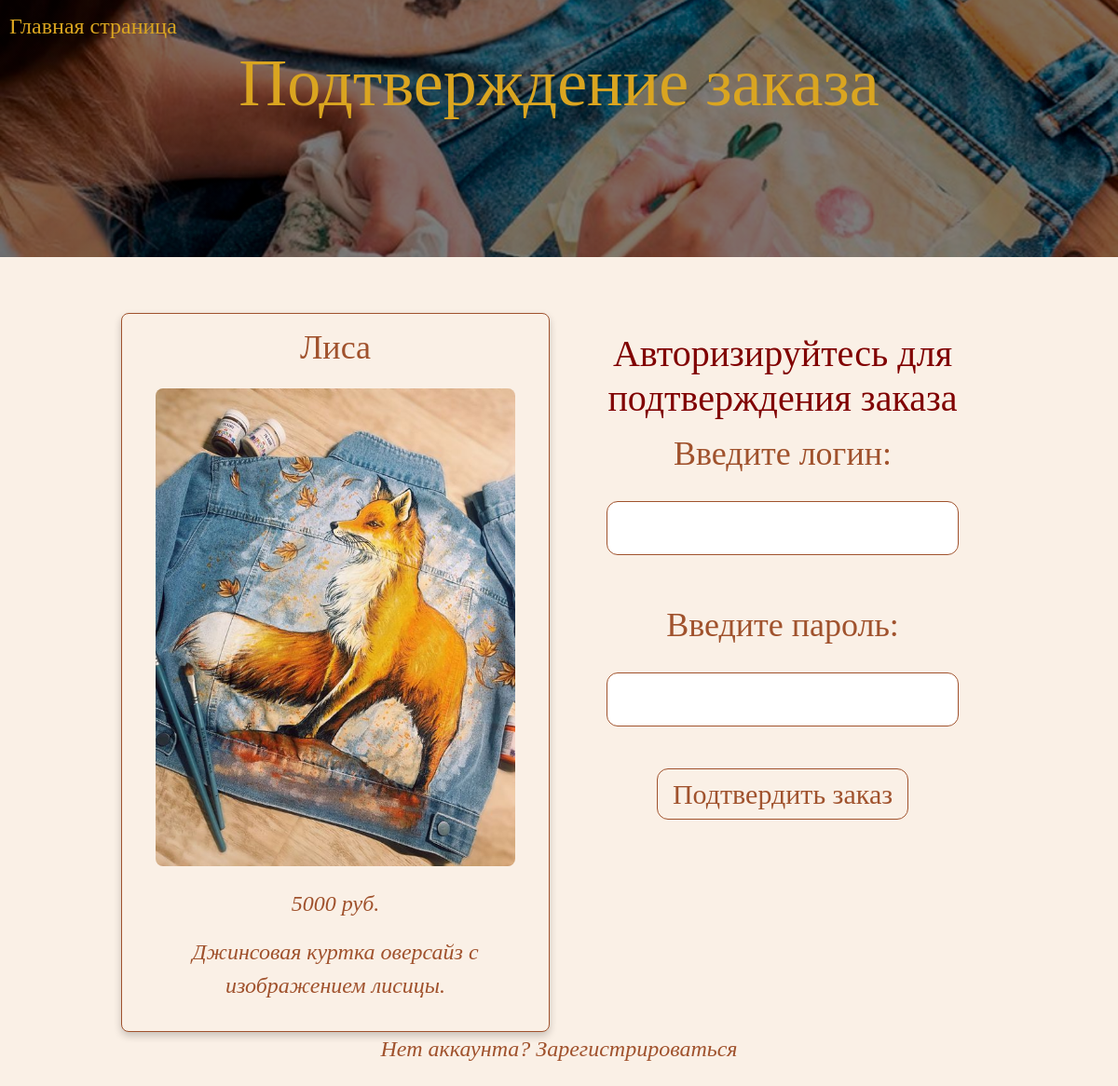
The page /cart/5/ on the database its author committed.
### sunclothes/models.py (models this page shows, shortened)
class Products(models.Model):
    name_category = (
        ("jackets", "Куртки"),
        ("jeans", "Джинсы"),
        ("tshirts", "Футболки"),
        ("hoodies", "Худи"),
        ("shoes", "Кроссовки и кеды")
    )
    name = models.CharField(max_length=20)
    category = models.CharField(max_length=7, choices=name_category, default='tshirts')
    description = models.TextField()
    price = models.IntegerField()
    image_product = models.ImageField(upload_to='images_product/')

### sunclothes/views.py (the view)
# urls.py: path('cart/<int:pk>/', cart_info, name='cart_info'),
def cart_info(request, pk):
    cloth = Products.objects.get(pk=pk)
    users = [i.username for i in Users.objects.all()]
    context = {
        'namepage': 'details',
        'title': 'Подтверждение заказа',
        'cloth': cloth
    }
    if request.method == 'POST':
        form = UserAuthenticationForm(request.POST)
        if form.is_valid():
            username = form.cleaned_data['username']
            password = form.cleaned_data['password']
            if username in users:
                find_user = Users.objects.get(username=username)
                correct_password = find_user.password
                if password == correct_password:
                    ShoppingCart.objects.create(
                        user=find_user,
                        product=cloth,
                        date_order=datetime.now().strftime('%Y-%m-%d %H:%M')
                    )
                    info = {
                        'namepage': 'submit_order',
                        'title': 'Ваш заказ успешно подтвержден',
                    }
                    return render(request, 'mainpages/submit_order.html', context=info)
                else:
                    context['error'] = 'Пароли не совпадают'
            else:
                context['error'] = 'Такой пользователь не зарегистрирован'
        else:
            context['error'] = 'Данные введены некорректно'
    else:
        form = UserAuthenticationForm()
        context['form'] = form
    return render(request, 'mainpages/cart_info.html', context=context)

### sunclothes/forms.py
class UserAuthenticationForm(forms.Form):
    username = forms.CharField(max_length=20)
    password = forms.CharField(min_length=6, widget=forms.PasswordInput)

### templates/mainpages/cart_info.html (shortened to what this page needs)
{% load static %}
<!DOCTYPE html>
<html lang="en">
<head>
    <link href="https://cdn.jsdelivr.net/npm/bootstrap@5.3.2/dist/css/bootstrap.min.css" rel="stylesheet"
>
    <link rel='stylesheet' href="{% static 'style.css' %}">
</head>
<body>
<div class="header">
    <div>
        <a href="/">Главная страница</a>
    </div>
    <div>
        <h1> {{title}} </h1>
    </div>
</div>
<div class="container">
    <div class="clothes_list">
        <div class="clothes_item">
            <h3> {{cloth.name}} </h3>
            {% if cloth.image_product %}
            <img src="{{ cloth.image_product.url }}" alt="{{cloth.name}}" class="image_detail">
            {% endif %}
            <p>{{ cloth.price }} руб.</p>
            <p>{{ cloth.description }}</p>
        </div>
        <form class='registr' method="post">
            <div>
                <h1>Авторизируйтесь для подтверждения заказа</h1>
                <label for="username">Введите логин:</label><br><br>
                <input type="text" id="username" name="username" required>
                <br><br><br>
                <label for="password">Введите пароль:</label><br><br>
                <input type="password" id="password" name="password" required>
                <br><br>
                <button type="submit">Подтвердить заказ</button>
                <br>
            </div>
        </form>
    </div>
    <p>Нет аккаунта? <a href="/registration" class="btn-link">Зарегистрироваться</a></p>
</div>
</body>
</html>

### static/style.css (style rules this page uses)
body { font-family: "Times New Roman", serif; background-color: linen; color: sienna; margin: 0 auto; }
a:link, a:visited { color: sienna; text-decoration: none; }
.header { font-family: "21st Century", fantasy; height: 23vw; background: linear-gradient(to bottom, rgba(0, 0, 0, 0.5), rgba(0, 0, 0, 0.5)), url("/static/images/image_home.jpeg"); background-size: cover; background-position: center; display: relative; align-items: center; justify-content: center; text-align: center; }
.header h1 { font-size: 6vw; color: goldenrod; margin: 0px; }
.header a { font-size: 2vw; color: goldenrod; display: flex; padding-left: 10px; padding-top: 10px; }
.container { padding: 10px; max-width: 80%; margin: 0 auto; }
.container p { font-size: 2vw; font-style: italic; text-align: center; }
.clothes_list { display: grid; grid-template-columns: 1fr 1fr; padding-top: 50px; gap: 20px; }
.clothes_item { background-color: linen; padding: 15px; border-radius: 8px; box-shadow: 0 4px 8px rgba(0, 0, 0, 0.2); border: 1px solid sienna; }
.clothes_item h3 { text-align: center; font-size: 3vw; }
.clothes_item p { font-size: 2vw; }
.image_detail { flex: 0 0 auto; width: 90%; max-width: 400px; height: auto; object-fit: cover; border-radius: 8px; display: block; margin: 5% auto; }
.registr { display: flex; padding: 20px; justify-content: center; text-align: center; }
.registr legend, label { font-size: 3vw; white-space: pre; }
.registr button { background-color: linen; padding: 4px 16px; font-size: 2.5vw; border: 1px solid sienna; border-radius: 12px; cursor: pointer; margin: 5% auto; display: block; color: sienna }
.registr h1 { color: maroon; font: bold; }
form input[type="text"], form input[type="email"], form input[type="password"] { font-size: 2vw; width: 90%; color: maroon; border: 1px solid sienna; border-radius: 12px; margin: auto; padding: 10px; box-sizing: border-box; }

### rows shown on the page
Products: name "Лиса", image_product (picture), price "5000", description "Джинсовая куртка оверсайз с изображением лисицы."

### other values the page prints
{{ title }} "Подтверждение заказа"
